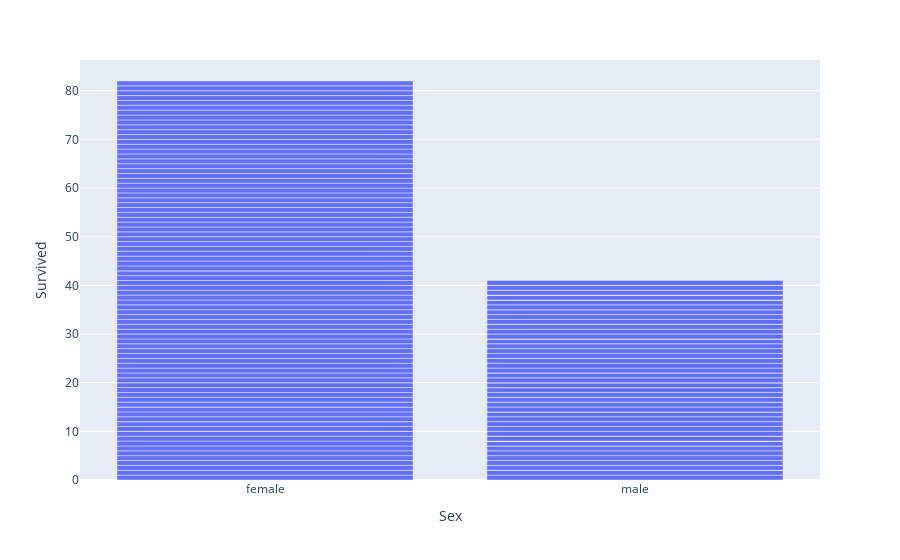

The notebook cell saved with this chart:
### Code cell
fig = px.bar(df, x='Sex', y='Survived')
fig.show()

### Figure 1 — Plotly figure (JSON) as saved in the notebook; plotly's stock layout.template omitted (floating-point values rounded to 4 significant figures; data arrays with more than 128 entries replaced by an {"elided": "..."} marker saying what was removed)
{"data": [{"alignmentgroup": "True", "hovertemplate": "Sex=%{x}<br>Survived=%{y}<extra></extra>", "legendgroup": "", "marker": {"color": "#636efa", "pattern": {"shape": ""}}, "name": "", "offsetgroup": "", "orientation": "v", "showlegend": false, "textposition": "auto", "type": "bar", "x": {"elided": "183 str values"}, "xaxis": "x", "y": {"elided": "183 int values"}, "yaxis": "y"}], "layout": {"barmode": "relative", "legend": {"tracegroupgap": 0}, "margin": {"t": 60}, "xaxis": {"anchor": "y", "domain": [0, 1], "title": {"text": "Sex"}}, "yaxis": {"anchor": "x", "domain": [0, 1], "title": {"text": "Survived"}}}}
